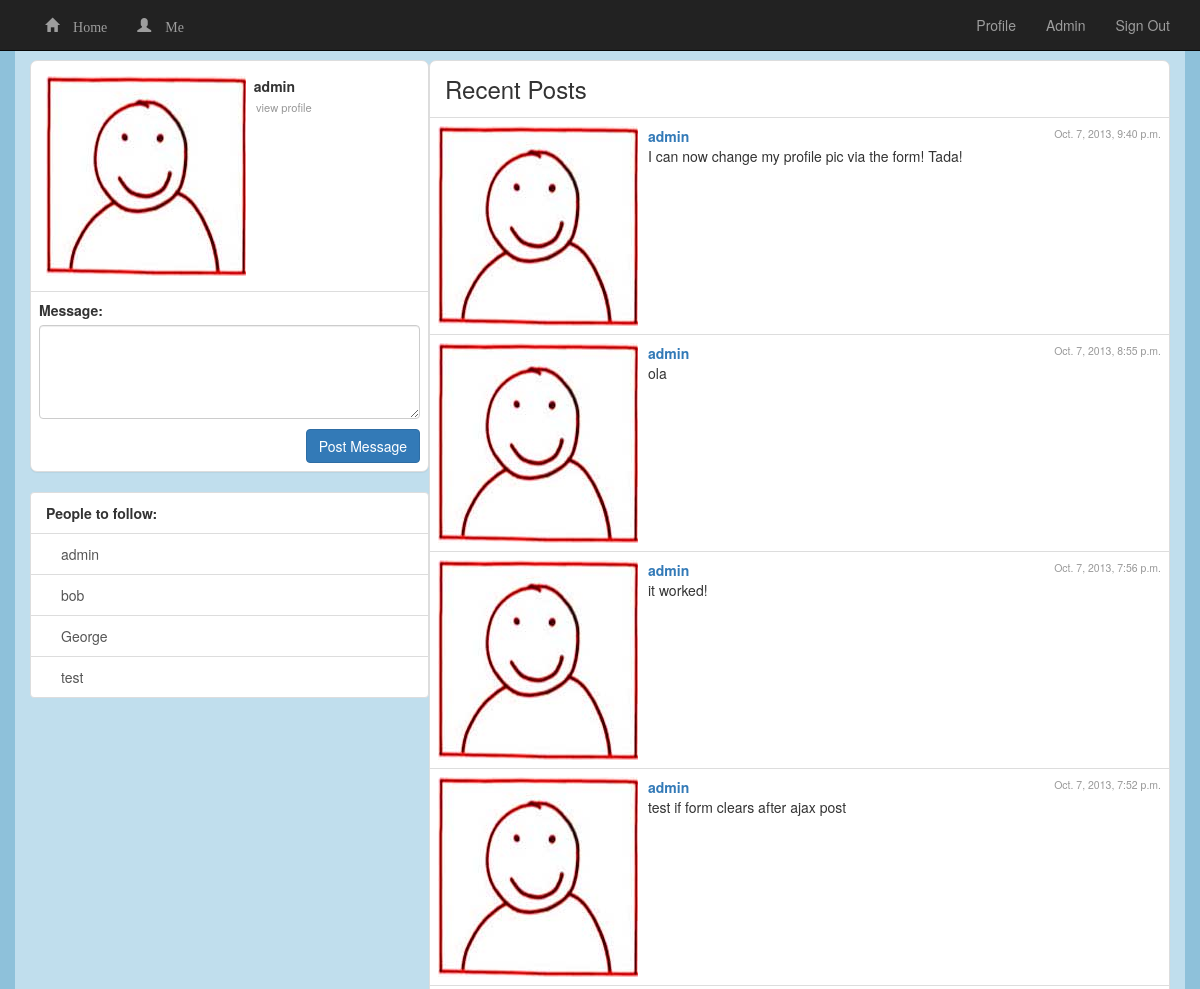
The app's page / (signed in, upper part), older data.
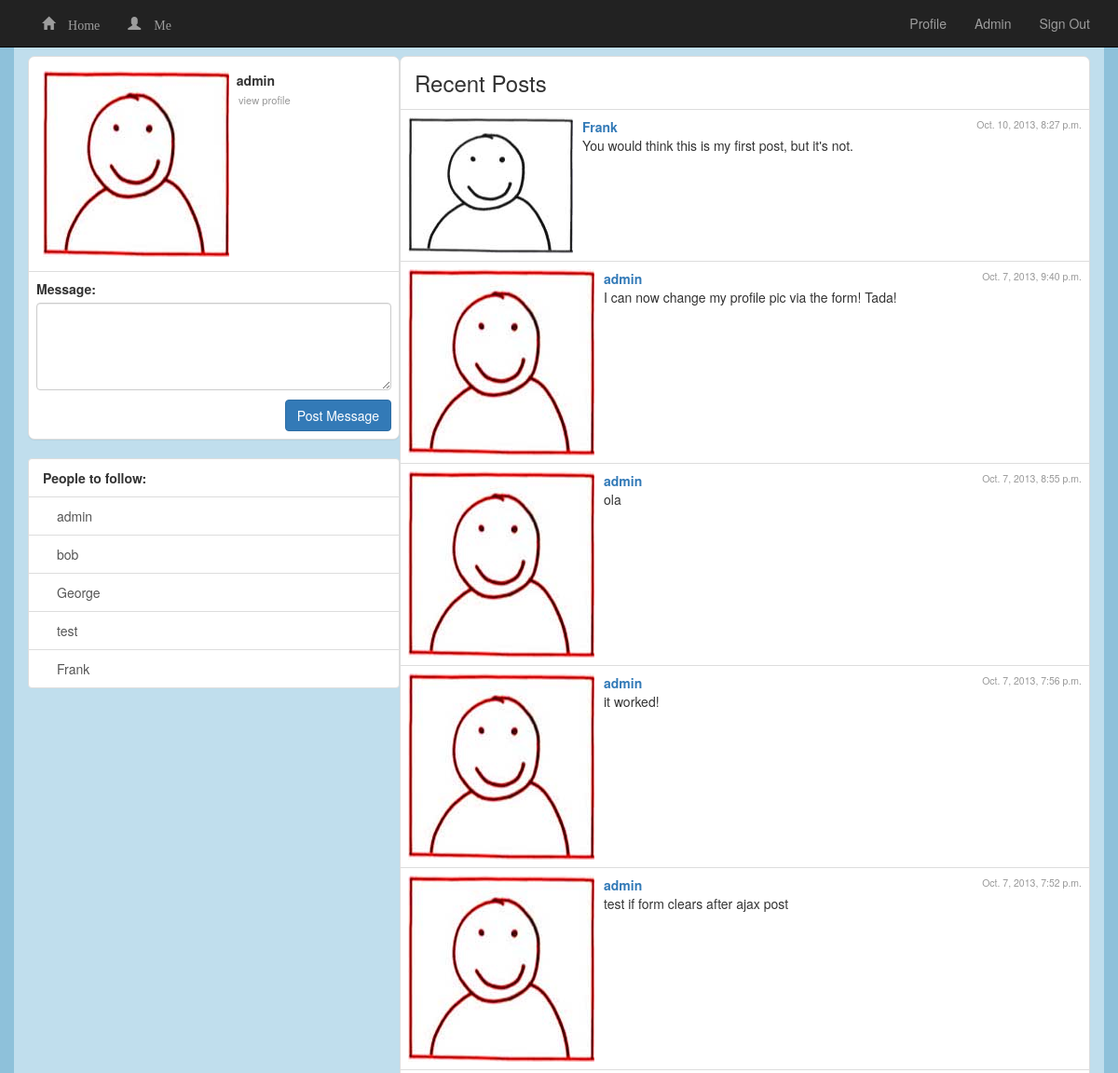
The same page, newer data.
### microblog/models.py (models this page shows)
class Profile(models.Model):
	user = models.ForeignKey(User)
	bio = models.TextField()
	pic = ImageField(upload_to='profile_pictures/')
	following = models.ManyToManyField('Profile', blank=True, null=True)
	def __unicode__(self):
		return self.user.username

class Post(models.Model):
	profile = models.ForeignKey(Profile)
	message = models.CharField(max_length=140)
	pub_date = models.DateTimeField(auto_now_add=True)
	def __unicode__(self):
		return self.message

### microblog/views.py (the view)
# urls.py: url(r'^$', views.index, name='index'),
@login_required
def index(request):
	try:
		profile = Profile.objects.get(user__username=request.user)
	except:
		return HttpResponseRedirect('/createProfile/')
	latestPosts = Post.objects.filter(profile__in=profile.following.all()).order_by('-pub_date')[:15]
	postForm = PostForm()
	context = {
		'latestPosts': latestPosts,
		'profile': profile,
		'postForm': postForm,
}
	return render(request, 'microblog/index.html', context)

### microblog/models.py
class PostForm(ModelForm):
	message = forms.CharField(widget=forms.Textarea)
	class Meta:
		model = Post
		fields = ['message']
	def __init__(self, *args, **kwargs):
		super(PostForm, self).__init__(*args,**kwargs)
		self.fields['message'].widget.attrs['class'] = "form-control"
		self.fields['message'].widget.attrs['rows'] = "4"

### microblog/templatetags/follow.py (called while the page is built)
@register.inclusion_tag('microblog/follow.html', takes_context = True)
def listProfiles(context):
	profileList = Profile.objects.all()
	profiles = []
	for profile in profileList:
		profiles.append(profile)
	return {'profiles': profiles}

### microblog/templates/microblog/index.html (shortened to what this page needs)
{% extends 'base.html' %}
{% load thumbnail %}
{% load follow %}
{% block content %}
	<table cellpadding="5" width="100%">
		<tr>
			<td valign="top" width="35%">
				<div class="panel panel-default">
					<div class="panel-body">
						<div class="clearfix">
							<div class="pull-left">
							{% thumbnail profile.pic "50x50" crop="bottom" as image %}
								<img src="{{ image.url }}" width="{{ image.width }}" height="{{ image.height }}">
							{% empty %}
								<img src="/media/profile_pictures/generic-profile-pic.jpg" width="50" height="50" />
							{% endthumbnail %}
							</div>
							<div class="pull-left">
								<strong> &nbsp; {{ profile.user }}</strong>
								<br>
								<a href="{% url 'microblog:profile' %}"><span style="padding-left: 10px; font-size: .8em; color: #999999;">view profile</span></a>
							</div>
						</div>
					</div>
					<table class="table">
						<tr>
							<td>
								<form method="POST" action="{% url 'microblog:addPost' profile.id %}" name="tweet" id="tweet">
									{{ postForm.as_p }}
									<div class="clearfix" style="margin-top: 8px;">
										<button class="btn btn-primary pull-right">Post Message</button>
									</div>
								</form>
							</td>
						</tr>
					</table>
				</div>
				{% listProfiles %}
			</td>
			<td valign="top">
				<div class="panel panel-default">
					<div class="panel-body">
						<h3>Recent Posts</h3>
					</div>
					<table id="posts" class="table">
{% for post in latestPosts %}
	<tr>
		<td>
			<div class="clearfix">
				<div class="pull-left">
					{% thumbnail post.profile.pic "50x50" crop="center" as image %}
						<img src="{{ image.url }}">
					{% empty %}
						<img src="/media/profile_pictures/generic-profile-pic.jpg" width="50" height="50" />
					{% endthumbnail %}
				</div>
				<div class="pull-left" style="padding-left: 10px">
					<div>
						<a href="{% url 'microblog:detail' post.profile.user.id %}"><strong>{{ post.profile.user }}</strong></a>
					</div>
					<div>
						{{ post }}
					</div>
				</div>
				<div class="pull-right">
					<span style="color: #999999; font-size: .75em;" class="pull-right">{{ post.pub_date }}</span>
				</div>
			</div>
		</td>
	</tr>
{% endfor %}
					</table>
				</div>
			</td>
		</tr>
	</table>
{% endblock %}

### TwitterClone/templates/base.html (shortened to what this page needs)
<!DOCTYPE html>
<html>
    <head>
        <link rel="stylesheet" href="http://netdna.bootstrapcdn.com/bootstrap/3.0.0/css/bootstrap.min.css">
    </head>
    <body>
		<div class="navbar navbar-inverse navbar-fixed-top">
			<div class="container">
				<div class="navbar-collapse collapse">
					<ul class="nav navbar-nav">
						<li><a href="/"><span class="glyphicon glyphicon-home"> Home</span></a></li>
                   		{% if user.is_authenticated %}
							<li><a href="{% url 'microblog:detail' user.id %}"><span class="glyphicon glyphicon-user"> Me</span></a></li>
                    	{% endif %}
					</ul>
					<ul class="nav navbar-nav navbar-right">
                   		{% if user.is_authenticated %}
							<li><a href="{% url 'microblog:profile' %}">Profile</a></li>
							<li><a href="/admin/">Admin</a></li>
							<li><a href="{% url 'auth_logout' %}">Sign Out</a></li>
						{% else %}
							<li><a href="{% url 'auth_login' %}">Sign In</a></li>
                    	{% endif %}
					</ul>
				</div>
			</div>
		</div>
		<div class="container lightBlue">
			<div class="body-content">
				{% block content %}
            	{% endblock %}
			</div>
		</div>
	</body>
<html>

### microblog/templates/microblog/follow.html
<div class="list-group">
	<div class="list-group-item">
		<strong>People to follow:</strong>
	</div>
{% for profile in profiles %}
<a style="padding-left: 30px" class="list-group-item" href="{% url 'microblog:follow' profile.id %}">{{ profile }}</a>
{% endfor %}
</div>

### TwitterClone/templates/base.html (style rules this page uses)
body { padding: 50px 0 0 0; margin: 0; background-color: #8ec1da; }
.lightBlue { background-color: #c0deed; padding-top: 10px; }
.panel { -webkit-border-radius: 7px; -moz-border-radius: 7px; border-radius: 7px; }
.panel-body h3 { margin: 0; padding: 0; }

Row changes from the older to the newer data that the page shows:
added Profile: user.username "Frank"
added Post: shows a picture, profile.user "Frank", message "You would think this is my first post, but it's not.", pub_date "Oct. 10, 2013, 8:27 p.m."
